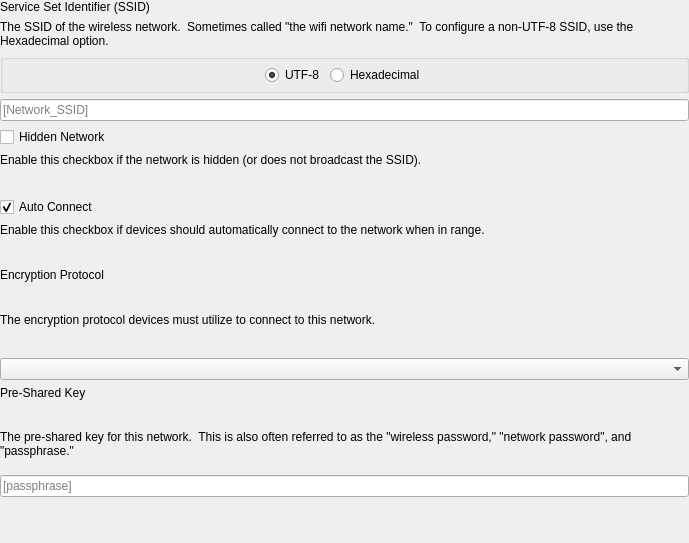
<?xml version="1.0" encoding="UTF-8"?>
<ui version="4.0">
 <class>GoogleNetworkConfigurationWifiWidget</class>
 <widget class="QWidget" name="GoogleNetworkConfigurationWifiWidget">
  <property name="geometry">
   <rect>
    <x>0</x>
    <y>0</y>
    <width>689</width>
    <height>456</height>
   </rect>
  </property>
  <property name="sizePolicy">
   <sizepolicy hsizetype="Expanding" vsizetype="MinimumExpanding">
    <horstretch>0</horstretch>
    <verstretch>0</verstretch>
   </sizepolicy>
  </property>
  <property name="minimumSize">
   <size>
    <width>0</width>
    <height>0</height>
   </size>
  </property>
  <layout class="QVBoxLayout" name="verticalLayout">
   <property name="leftMargin">
    <number>0</number>
   </property>
   <property name="topMargin">
    <number>0</number>
   </property>
   <property name="rightMargin">
    <number>0</number>
   </property>
   <property name="bottomMargin">
    <number>0</number>
   </property>
   <item>
    <widget class="QLabel" name="lbl_title_SSID">
     <property name="text">
      <string>Service Set Identifier (SSID)</string>
     </property>
    </widget>
   </item>
   <item>
    <widget class="QLabel" name="lTip_desc_SSID">
     <property name="text">
      <string>The SSID of the wireless network.  Sometimes called &quot;the wifi network name.&quot;  To configure a non-UTF-8 SSID, use the Hexadecimal option.</string>
     </property>
     <property name="wordWrap">
      <bool>true</bool>
     </property>
     <property name="textInteractionFlags">
      <set>Qt::TextBrowserInteraction</set>
     </property>
    </widget>
   </item>
   <item>
    <widget class="QGroupBox" name="groupBox_SSID">
     <property name="sizePolicy">
      <sizepolicy hsizetype="Expanding" vsizetype="MinimumExpanding">
       <horstretch>0</horstretch>
       <verstretch>0</verstretch>
      </sizepolicy>
     </property>
     <layout class="QHBoxLayout" name="hlayout_SSID">
      <property name="leftMargin">
       <number>0</number>
      </property>
      <property name="topMargin">
       <number>0</number>
      </property>
      <property name="rightMargin">
       <number>0</number>
      </property>
      <property name="bottomMargin">
       <number>0</number>
      </property>
      <item>
       <spacer name="hspace_l_SSID">
        <property name="orientation">
         <enum>Qt::Horizontal</enum>
        </property>
        <property name="sizeHint" stdset="0">
         <size>
          <width>40</width>
          <height>20</height>
         </size>
        </property>
       </spacer>
      </item>
      <item>
       <widget class="QRadioButton" name="frm_SSID_UTF8">
        <property name="text">
         <string>UTF-8</string>
        </property>
        <property name="checked">
         <bool>true</bool>
        </property>
       </widget>
      </item>
      <item>
       <widget class="QRadioButton" name="frm_SSID_Hex">
        <property name="text">
         <string>Hexadecimal</string>
        </property>
        <property name="checked">
         <bool>false</bool>
        </property>
       </widget>
      </item>
      <item>
       <spacer name="hspacer_r_SSID">
        <property name="orientation">
         <enum>Qt::Horizontal</enum>
        </property>
        <property name="sizeHint" stdset="0">
         <size>
          <width>40</width>
          <height>20</height>
         </size>
        </property>
       </spacer>
      </item>
     </layout>
    </widget>
   </item>
   <item>
    <widget class="QLineEdit" name="frm_SSID">
     <property name="toolTip">
      <string>The SSID or &quot;name&quot; of the WiFi network.  Limited to 32 characters.</string>
     </property>
     <property name="inputMask">
      <string notr="true"/>
     </property>
     <property name="maxLength">
      <number>32</number>
     </property>
     <property name="placeholderText">
      <string>[Network_SSID]</string>
     </property>
     <property name="cursorMoveStyle">
      <enum>Qt::LogicalMoveStyle</enum>
     </property>
    </widget>
   </item>
   <item>
    <widget class="QCheckBox" name="frm_HiddenSSID">
     <property name="text">
      <string>Hidden Network</string>
     </property>
    </widget>
   </item>
   <item>
    <widget class="QLabel" name="lTip_desc_HiddenSSID">
     <property name="sizePolicy">
      <sizepolicy hsizetype="Expanding" vsizetype="MinimumExpanding">
       <horstretch>0</horstretch>
       <verstretch>0</verstretch>
      </sizepolicy>
     </property>
     <property name="text">
      <string>Enable this checkbox if the network is hidden (or does not broadcast the SSID).</string>
     </property>
     <property name="alignment">
      <set>Qt::AlignLeading|Qt::AlignLeft|Qt::AlignTop</set>
     </property>
     <property name="wordWrap">
      <bool>true</bool>
     </property>
     <property name="textInteractionFlags">
      <set>Qt::TextBrowserInteraction</set>
     </property>
    </widget>
   </item>
   <item>
    <widget class="QCheckBox" name="frm_AutoConnect">
     <property name="text">
      <string>Auto Connect</string>
     </property>
     <property name="checked">
      <bool>true</bool>
     </property>
    </widget>
   </item>
   <item>
    <widget class="QLabel" name="lTip_desc_AutoConnect">
     <property name="sizePolicy">
      <sizepolicy hsizetype="Expanding" vsizetype="MinimumExpanding">
       <horstretch>0</horstretch>
       <verstretch>0</verstretch>
      </sizepolicy>
     </property>
     <property name="text">
      <string>Enable this checkbox if devices should automatically connect to the network when in range.</string>
     </property>
     <property name="alignment">
      <set>Qt::AlignLeading|Qt::AlignLeft|Qt::AlignTop</set>
     </property>
     <property name="wordWrap">
      <bool>true</bool>
     </property>
     <property name="textInteractionFlags">
      <set>Qt::TextBrowserInteraction</set>
     </property>
    </widget>
   </item>
   <item>
    <widget class="QLabel" name="lbl_title_Security">
     <property name="sizePolicy">
      <sizepolicy hsizetype="Expanding" vsizetype="MinimumExpanding">
       <horstretch>0</horstretch>
       <verstretch>0</verstretch>
      </sizepolicy>
     </property>
     <property name="text">
      <string>Encryption Protocol</string>
     </property>
     <property name="alignment">
      <set>Qt::AlignLeading|Qt::AlignLeft|Qt::AlignTop</set>
     </property>
     <property name="wordWrap">
      <bool>true</bool>
     </property>
     <property name="textInteractionFlags">
      <set>Qt::TextBrowserInteraction</set>
     </property>
    </widget>
   </item>
   <item>
    <widget class="QLabel" name="lTip_desc_Security">
     <property name="sizePolicy">
      <sizepolicy hsizetype="Expanding" vsizetype="MinimumExpanding">
       <horstretch>0</horstretch>
       <verstretch>0</verstretch>
      </sizepolicy>
     </property>
     <property name="text">
      <string>The encryption protocol devices must utilize to connect to this network.</string>
     </property>
     <property name="alignment">
      <set>Qt::AlignLeading|Qt::AlignLeft|Qt::AlignTop</set>
     </property>
     <property name="wordWrap">
      <bool>true</bool>
     </property>
     <property name="textInteractionFlags">
      <set>Qt::TextBrowserInteraction</set>
     </property>
    </widget>
   </item>
   <item>
    <widget class="QComboBox" name="frm_Security"/>
   </item>
   <item>
    <widget class="QLabel" name="lbl_title_Passphrase">
     <property name="sizePolicy">
      <sizepolicy hsizetype="Expanding" vsizetype="MinimumExpanding">
       <horstretch>0</horstretch>
       <verstretch>0</verstretch>
      </sizepolicy>
     </property>
     <property name="text">
      <string>Pre-Shared Key</string>
     </property>
     <property name="alignment">
      <set>Qt::AlignLeading|Qt::AlignLeft|Qt::AlignTop</set>
     </property>
     <property name="wordWrap">
      <bool>true</bool>
     </property>
     <property name="textInteractionFlags">
      <set>Qt::TextBrowserInteraction</set>
     </property>
    </widget>
   </item>
   <item>
    <widget class="QLabel" name="lTip_desc_Passphrase">
     <property name="sizePolicy">
      <sizepolicy hsizetype="Expanding" vsizetype="MinimumExpanding">
       <horstretch>0</horstretch>
       <verstretch>0</verstretch>
      </sizepolicy>
     </property>
     <property name="text">
      <string>The pre-shared key for this network.  This is also often referred to as the &quot;wireless password,&quot; &quot;network password&quot;, and &quot;passphrase.&quot;</string>
     </property>
     <property name="alignment">
      <set>Qt::AlignLeading|Qt::AlignLeft|Qt::AlignTop</set>
     </property>
     <property name="wordWrap">
      <bool>true</bool>
     </property>
     <property name="textInteractionFlags">
      <set>Qt::TextBrowserInteraction</set>
     </property>
    </widget>
   </item>
   <item>
    <widget class="QLineEdit" name="frm_Passphrase">
     <property name="text">
      <string/>
     </property>
     <property name="placeholderText">
      <string>[passphrase]</string>
     </property>
    </widget>
   </item>
   <item>
    <widget class="GoogleNetworkConfigurationEAPWidget" name="googleNetworkConfigurationEAPWidget" native="true"/>
   </item>
   <item>
    <spacer name="verticalSpacer">
     <property name="orientation">
      <enum>Qt::Vertical</enum>
     </property>
     <property name="sizeHint" stdset="0">
      <size>
       <width>20</width>
       <height>40</height>
      </size>
     </property>
    </spacer>
   </item>
  </layout>
 </widget>
 <customwidgets>
  <customwidget>
   <class>GoogleNetworkConfigurationEAPWidget</class>
   <extends>QWidget</extends>
   <header>FWAdminLib/PolicyEditor/GooglePolicyEditor/GoogleNetworkConfigurationEAPWidget.h</header>
  </customwidget>
 </customwidgets>
 <resources/>
 <connections/>
</ui>
